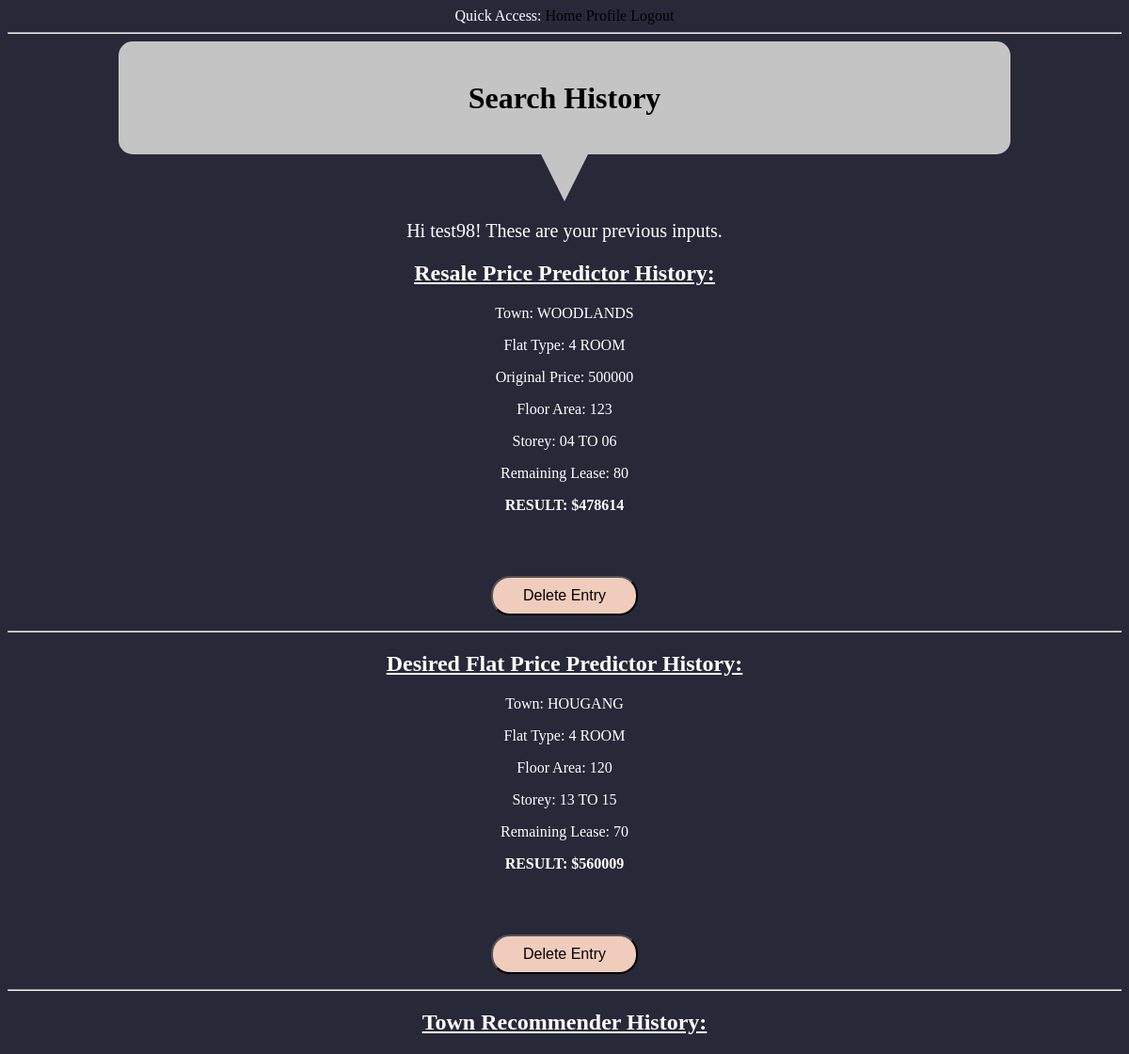
The app's page /user/test98 (signed in) with its own data.
### app/models.py (models this page shows, shortened)
class User(UserMixin, db.Model):
    id = db.Column(db.Integer, primary_key=True)
    username = db.Column(db.String(64), index=True, unique=True)
    password_hash = db.Column(db.String(128))
    posts = db.relationship('Post', backref='author', lazy='dynamic')
    resaleInput = db.relationship(
        'resaleInput', backref='author', lazy='dynamic')
    flatpriceInput = db.relationship(
        'flatpriceInput', backref='author', lazy='dynamic')
    townInput = db.relationship('townInput', backref='author', lazy='dynamic')

class resaleInput(db.Model):
    id = db.Column(db.Integer, primary_key=True)
    town = db.Column(db.String(64))
    flatType = db.Column(db.String(64))
    ogprice = db.Column(db.Integer)
    floorArea = db.Column(db.Integer)
    storey = db.Column(db.String(64))
    age = db.Column(db.Integer)
    OUTPUT = db.Column(db.Integer)
    user_id = db.Column(db.Integer, db.ForeignKey('user.id'))

class flatpriceInput(db.Model):
    id = db.Column(db.Integer, primary_key=True)
    town = db.Column(db.String(64))
    flatType = db.Column(db.String(64))
    floorArea = db.Column(db.Integer)
    storey = db.Column(db.String(64))
    age = db.Column(db.Integer)
    OUTPUT = db.Column(db.Integer)
    user_id = db.Column(db.Integer, db.ForeignKey('user.id'))

### app/routes.py (the view)
@app.route('/user/<username>')
@login_required
def user(username):
    user = User.query.filter_by(username=username).first_or_404()
    return render_template('user.html', user=user)

### app/models.py (called while the page is built)
@login.user_loader
def load_user(id):
    return User.query.get(int(id))

### app/templates/user.html (shortened to what this page needs)
{% extends "base.html" %} {% block content %}
<html>
  <head>
  </head>
  <body>
    <h1 id="header">Search History</h1>
    <div class="triangle-down"></div>
    <p style="font-size: 20px">
      Hi {{ user.username }}! These are your previous inputs.
    </p>
    <h2><u>Resale Price Predictor History:</u></h2>
    {% for ri in user.resaleInput %} {% if ri %}
    <div><p>Town: {{ ri.town }}</p></div>
    <div><p>Flat Type: {{ ri.flatType }}</p></div>
    <div><p>Original Price: {{ ri.ogprice }}</p></div>
    <div><p>Floor Area: {{ ri.floorArea }}</p></div>
    <div><p>Storey: {{ ri.storey }}</p></div>
    <div><p>Remaining Lease: {{ ri.age }}</p></div>
    <div>
      <p><b>RESULT: ${{ ri.OUTPUT }}</b></p>
    </div>
    <p>
      <button id="delete">
        <a
          class="del"
          href="{{ url_for('delete',username=current_user.username, id = ri.id) }}"
          >Delete Entry</a
        >
      </button>
    </p>
    {% else %}
    <p>EMPTY</p>
    {% endif %}
    <hr />
    {% endfor %}
    <h2><u>Desired Flat Price Predictor History:</u></h2>
    {% for ri in user.flatpriceInput %}
    <div><p>Town: {{ ri.town }}</p></div>
    <div><p>Flat Type: {{ ri.flatType }}</p></div>
    <div><p>Floor Area: {{ ri.floorArea }}</p></div>
    <div><p>Storey: {{ ri.storey }}</p></div>
    <div><p>Remaining Lease: {{ ri.age }}</p></div>
    <div>
      <p><b>RESULT: ${{ ri.OUTPUT }}</b></p>
    </div>
    <p>
      <button id="delete">
        <a
          class="del"
          href="{{ url_for('deletebuyer',username=current_user.username, id = ri.id) }}"
          >Delete Entry</a
        >
      </button>
    </p>
    <hr />
    {% endfor %}
    <h2><u>Town Recommender History:</u></h2>
     {% endblock %}

### app/templates/base.html (style rules this page uses)
body { text-align: center; background-color: #272838; color: white; }
#header { color: black; text-align: center; border-radius: 15px; background-color: #c4c4c4; height: 15vh; width: 80%; vertical-align: middle; line-height: 15vh; margin: 0 auto 0 auto; }
.triangle-down { width: 0; height: 0; border-left: 25px solid transparent; border-right: 25px solid transparent; border-top: 50px solid #c4c4c4; margin: 0 auto 0 auto; }
#delete { margin-top: 50px; background-color: #f0ccbc; border-radius: 20px; padding: 10px 32px; font-size: 16px; }
a:link { color: black; text-decoration: none; }

### records on screen
User: username "test98"
resaleInput: town "WOODLANDS", flatType "4 ROOM", ogprice "500000", floorArea "123", storey "04 TO 06", age "80", OUTPUT "478614"
flatpriceInput: town "HOUGANG", flatType "4 ROOM", floorArea "120", storey "13 TO 15", age "70", OUTPUT "560009"
